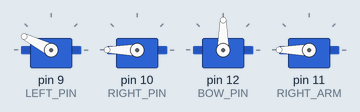
A sketch run on a simulated Arduino Uno, built with avr-gcc and run on an emulated ATmega328P. Parts: 4 × servo.

Above: at 0.15 s.
At 9.18 s:
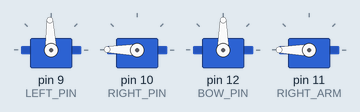
At 19.48 s:
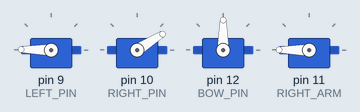
At 38.0 s:
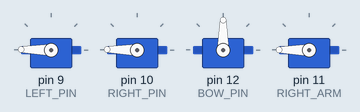
Timing chart, 0 to 40.0 s (numbered marks = the images above):
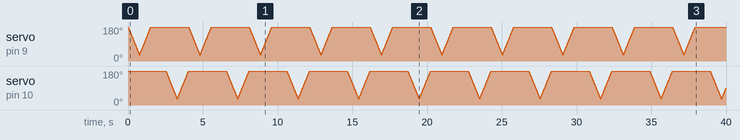

The sketch:

choreoraphy_wires.ino
```cpp
// Coreography with wires
#include <Servo.h>

// ---- MOTOR PINS ----
#define LEFT_PIN 9
#define RIGHT_PIN 10
#define BOW_PIN 12
#define RIGHT_ARM 11
#define LEFT_ARM 52
#define ROTATION_PIN 8

// ---- MOTOR INITIAL & FINAL POSITIONS ----
#define LEFT_STRETCHED_POSITION 30
#define LEFT_REST_POSITION 180
#define RIGHT_STRETCHED_POSITION 30
#define RIGHT_REST_POSITION 180
#define BOW_STRETCHED_POSITION 200
#define BOW_REST_POSITION 90
#define RARM_STRETCHED_POSITION 70
#define RARM_REST_POSITION 10
#define LARM_STRETCHED_POSITION 70
#define LARM_REST_POSITION 10
#define ROTATION_REST_POSITION 10
#define ROTATION_STRETCHED_POSITION 100


#define tempo 5

Servo leftMotor, rightMotor, bowMotor, rarmMotor;

void setup() {
    leftMotor.attach(LEFT_PIN);
    rightMotor.attach(RIGHT_PIN);
    bowMotor.attach(BOW_PIN);
    rarmMotor.attach(RIGHT_ARM);

    leftMotor.write(LEFT_REST_POSITION);
    rightMotor.write(RIGHT_REST_POSITION);
    bowMotor.write(BOW_REST_POSITION);
    rarmMotor.write(LEFT_REST_POSITION);
}


void loop() {


    for(int i=LEFT_REST_POSITION;i>LEFT_STRETCHED_POSITION;i--){
    leftMotor.write(i);


    delay(tempo);
    }

    for(int i=LEFT_STRETCHED_POSITION;i<LEFT_REST_POSITION;i++){
    leftMotor.write(i);

    delay(tempo);
    }
    delay(1000);

    for(int i=RIGHT_REST_POSITION;i>RIGHT_STRETCHED_POSITION;i--){
    rightMotor.write(i);
    delay(tempo);
    }

    for(int i=RIGHT_STRETCHED_POSITION;i<RIGHT_REST_POSITION;i++){
    rightMotor.write(i);
    delay(tempo);
    }
   // delay(1000);


//    delay(1000);
}
```
